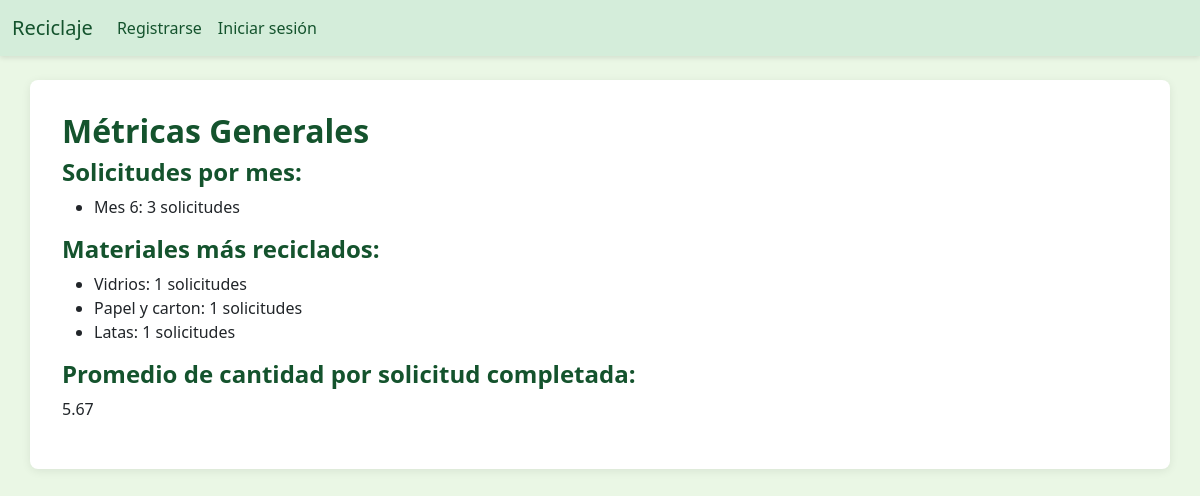
The app's page /metricas/ with its own data.
### core/models.py (models this page shows, shortened)
class Material(models.Model):
    codigo = models.CharField(max_length=10, unique=True)
    nombre = models.CharField(max_length=100)
    descripcion = models.TextField()

### core/views.py (the view)
# urls.py: path('metricas/', views.metricas, name='metricas'),
def metricas(request):
    hoy = datetime.date.today()
    solicitudes_por_mes = Solicitud.objects.values('fecha_estimada__month').annotate(total=Count('id'))
    materiales_mas_comunes = Solicitud.objects.values('material__nombre').annotate(total=Count('id')).order_by('-total')[:5]
    tiempo_promedio = Solicitud.objects.exclude(estado='pendiente').aggregate(promedio=Avg('cantidad'))
    return render(request, 'core/metricas.html', {
        'solicitudes_por_mes': solicitudes_por_mes,
        'materiales_mas_comunes': materiales_mas_comunes,
        'tiempo_promedio': tiempo_promedio
    })

### core/templates/core/metricas.html
{% extends 'core/base.html' %}
{% block content %}
<h2>Métricas Generales</h2>
<h4>Solicitudes por mes:</h4>
<ul>
    {% for m in solicitudes_por_mes %}
        <li>Mes {{ m.fecha_estimada__month }}: {{ m.total }} solicitudes</li>
    {% endfor %}
</ul>
<h4>Materiales más reciclados:</h4>
<ul>
    {% for mat in materiales_mas_comunes %}
        <li>{{ mat.material__nombre }}: {{ mat.total }} solicitudes</li>
    {% endfor %}
</ul>
<h4>Promedio de cantidad por solicitud completada:</h4>
<p>{{ tiempo_promedio.promedio|floatformat:2 }}</p>
{% endblock %}

### core/static/core/estilos.css (style rules this page uses)
body { background-color: #eaf7e5; font-family: 'Segoe UI', sans-serif; margin: 0; padding: 0; }
h1, h2, h3, h4 { color: #14532d; font-weight: bold; }

### records on screen
Material: material__nombre "Vidrios", total "1"
Material: material__nombre "Papel y carton", total "1"
Material: material__nombre "Latas", total "1"

### other values on screen
{{ m.fecha_estimada__month }} "6"
{{ m.total }} "3"
{{ tiempo_promedio.promedio|floatformat:2 }} "5.67"
